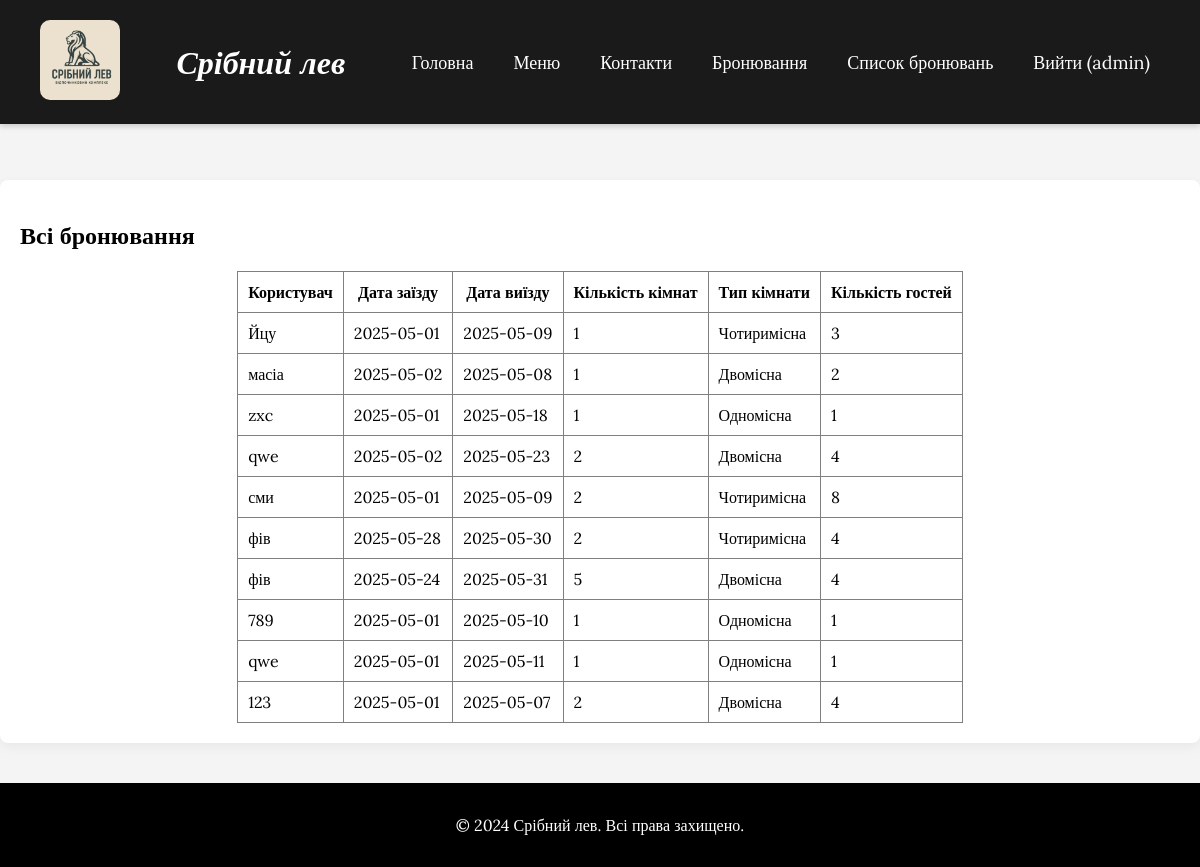
/bookings (signed in), run on an earlier commit of the app's database.
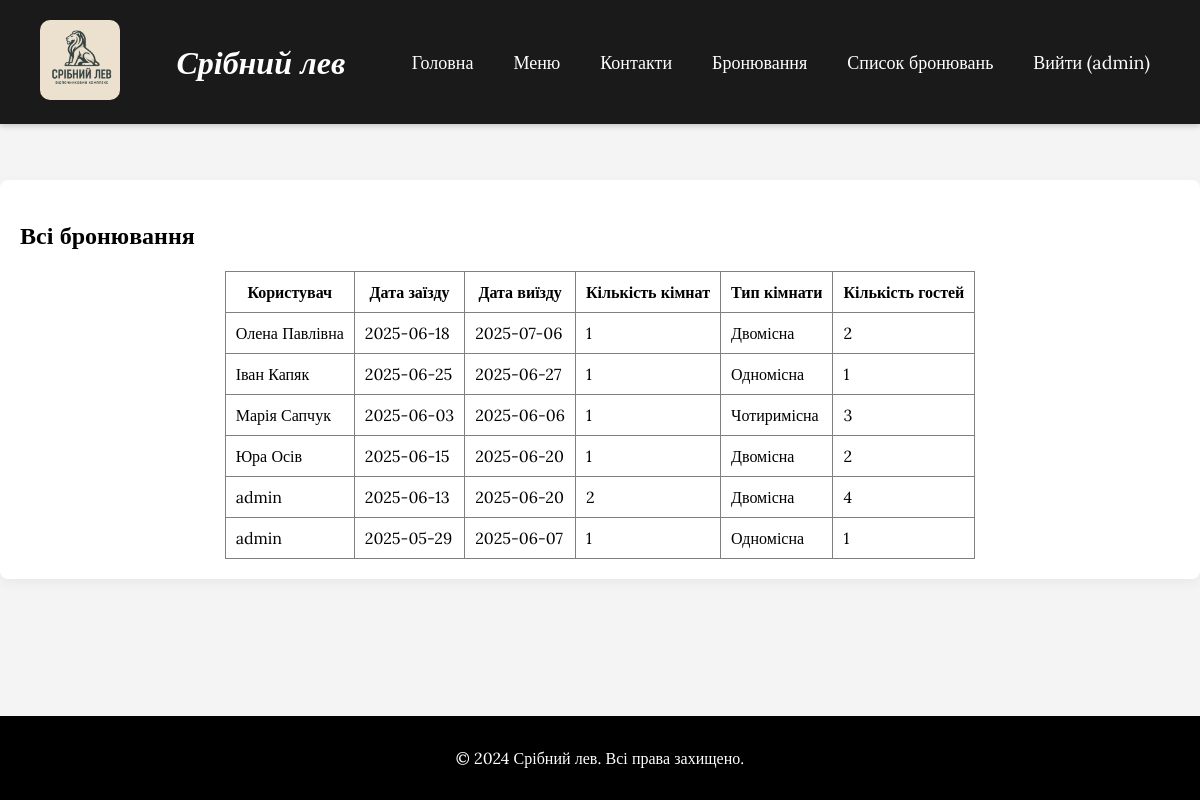
And on a later commit of the database.
### tables this page shows
CREATE TABLE users (
                id INTEGER PRIMARY KEY AUTOINCREMENT,
                username TEXT UNIQUE NOT NULL,
                password TEXT NOT NULL,
                is_admin INTEGER NOT NULL DEFAULT 0
            );

CREATE TABLE reservations (
                id INTEGER PRIMARY KEY AUTOINCREMENT,
                date_from TEXT NOT NULL,
                date_to TEXT NOT NULL,
                rooms INTEGER NOT NULL,
                room_type TEXT NOT NULL,
                guests INTEGER NOT NULL,
                user_id INTEGER,
                FOREIGN KEY (user_id) REFERENCES users(id)
            );

### app.py (the view)
@app.route('/bookings')
@login_required
def bookings():
    if not current_user.is_admin:
        flash("Доступ заборонено!", "danger")
        return redirect(url_for('index'))
    conn = sqlite3.connect(DB)
    c = conn.cursor()
    c.execute('SELECT r.id, r.date_from, r.date_to, r.rooms, r.room_type, r.guests, u.username '
              'FROM reservations r LEFT JOIN users u ON r.user_id = u.id '
              'ORDER BY r.id DESC')
    reservations = c.fetchall()
    conn.close()
    return render_template('bookings.html', reservations=reservations)

### app.py (called while the page is built)
def get_user_by_id(user_id):
    conn = sqlite3.connect(DB)
    c = conn.cursor()
    c.execute("SELECT id, username, is_admin FROM users WHERE id = ?", (user_id,))
    row = c.fetchone()
    conn.close()
    if row:
        return User(row[0], row[1], bool(row[2]))
    return None

@login_manager.user_loader
def load_user(user_id):
    return get_user_by_id(user_id)

### templates/bookings.html (shortened to what this page needs)
{% extends "base.html" %}
{% block content %}
  <section>
    <h2>Всі бронювання</h2>
    {% if reservations %}
      <table border="1" cellpadding="10" cellspacing="0" style="margin: 0 auto; border-collapse: collapse;">
        <thead>
          <tr>
            <th>Користувач</th>
            <th>Дата заїзду</th>
            <th>Дата виїзду</th>
            <th>Кількість кімнат</th>
            <th>Тип кімнати</th>
            <th>Кількість гостей</th>
          </tr>
        </thead>
        <tbody>
          {% for r in reservations %}
          <tr>
            <td>{{ r[6] }}</td>
            <td>{{ r[1] }}</td>
            <td>{{ r[2] }}</td>
            <td>{{ r[3] }}</td>
            <td>{{ r[4] }}</td>
            <td>{{ r[5] }}</td>
          </tr>
          {% endfor %}
        </tbody>
      </table>
    {% else %}
      <p style="text-align: center;">Немає бронювань</p>
    {% endif %}
  </section>
{% endblock %}

### templates/base.html (shortened to what this page needs)
<!DOCTYPE html>
<html lang="uk">
<head>
    <link rel="stylesheet" href="{{ url_for('static', filename='style.css') }}" />
    <link rel="stylesheet" href="https://cdnjs.cloudflare.com/ajax/libs/font-awesome/6.0.0-beta3/css/all.min.css">
<main>
</head>
<body>
    <header>
        <div class="logo-title">
            <img src="{{ url_for('static', filename='images/3ofLMZz.jpg') }}" alt="Логотип" class="logo" />
        </div>
        <div class="header-center">
            <h1 class="site-title">Срібний лев</h1>
        </div>
        <nav>
            <a href="{{ url_for('index') }}">Головна</a>
            <a href="{{ url_for('menu') }}">Меню</a>
            <a href="{{ url_for('contacts') }}">Контакти</a>
            <a href="{{ url_for('reservation') }}">Бронювання</a>
            {% if current_user.is_authenticated %}
                {% if current_user.is_admin %}
                    <a href="{{ url_for('bookings') }}">Список бронювань</a>
                {% else %}
                    <a href="{{ url_for('my_bookings') }}">Мої бронювання</a>
                {% endif %}
                <a href="{{ url_for('logout') }}">Вийти ({{ current_user.username }})</a>
            {% else %}
                <a href="{{ url_for('login') }}">Увійти</a>
            {% endif %}
        </nav>
    </header>
    <main>
        {% block content %}{% endblock %}
    </main>
    <footer>
        <p>&copy; 2024 Срібний лев. Всі права захищено.</p>
    </footer>
</body>
</html>

### static/style.css (style rules this page uses)
body { font-family: Arial, sans-serif; margin: 0; padding: 0; background-color: #f4f4f4; }
header { position: fixed; top: 0; left: 0; width: 100%; z-index: 1000; display: flex; align-items: center; justify-content: space-between; padding: 20px 40px; background-color: #1a1a1a; color: white; box-shadow: 0 2px 6px rgba(0, 0, 0, 0.2); box-sizing: border-box; overflow-x: hidden; }
.logo-title { position: static; }
.logo { width: 80px; height: auto; border-radius: 10px; }
.header-center { flex-grow: 1; text-align: center; }
.site-title { margin: 0; font-size: 2rem; }
nav { display: flex; justify-content: center; gap: 20px; flex-wrap: wrap; }
nav a { color: white; text-decoration: none; font-size: 18px; padding: 6px 10px; border-radius: 4px; transition: background-color 0.3s, color 0.3s; }
section { padding: 20px; max-width: 1200px; margin: 20px auto; background-color: white; border-radius: 8px; box-shadow: 0 4px 12px rgba(0, 0, 0, 0.05); }
footer { background-color: #1a1a1a; color: white; text-align: center; padding: 10px; margin-top: 20px; }
main { padding-top: 80px; }
html, body { margin: 0; padding: 0; min-height: 100vh; display: flex; flex-direction: column; }
footer { background-color: #000; color: white; text-align: center; padding: 10px 0; width: 100%; }
html, body { margin: 0; padding: 0; height: 100%; overflow-x: hidden; }

### templates/base.html (style rules this page uses)
html, body { height: 100%; margin: 0; }
body { display: flex; flex-direction: column; font-family: 'Lora', serif; }
main { flex: 1; padding-top: 80px; box-sizing: border-box; }
footer { background-color: black; color: white; text-align: center; padding: 1em 0; width: 100%; }
.site-title { font-family: 'Lora', serif; font-weight: 600; font-style: italic; }

What changed in the data, as far as the page shows it:
removed reservations: username "Йцу", date_from "2025-05-01", date_to "2025-05-09", rooms "1", room_type "Чотиримісна", guests "3"
removed reservations: username "масіа", date_from "2025-05-02", date_to "2025-05-08", rooms "1", room_type "Двомісна", guests "2"
removed reservations: username "zxc", date_from "2025-05-01", date_to "2025-05-18", rooms "1", room_type "Одномісна", guests "1"
removed reservations: username "qwe", date_from "2025-05-02", date_to "2025-05-23", rooms "2", room_type "Двомісна", guests "4"
changed reservations: username "сми" → "Олена Павлівна"; date_from "2025-05-01" → "2025-06-18"; date_to "2025-05-09" → "2025-07-06"; rooms "2" → "1"; room_type "Чотиримісна" → "Двомісна"; guests "8" → "2"
changed reservations: username "фів" → "Іван Капяк"; date_from "2025-05-28" → "2025-06-25"; date_to "2025-05-30" → "2025-06-27"; rooms "2" → "1"; room_type "Чотиримісна" → "Одномісна"; guests "4" → "1"
changed reservations: username "фів" → "Марія Сапчук"; date_from "2025-05-24" → "2025-06-03"; date_to "2025-05-31" → "2025-06-06"; rooms "5" → "1"; room_type "Двомісна" → "Чотиримісна"; guests "4" → "3"
changed reservations: username "789" → "Юра Осів"; date_from "2025-05-01" → "2025-06-15"; date_to "2025-05-10" → "2025-06-20"; room_type "Одномісна" → "Двомісна"; guests "1" → "2"
changed reservations (number 5 of 6 on the later page): username "qwe" → "admin"; date_from "2025-05-01" → "2025-06-13"; date_to "2025-05-11" → "2025-06-20"; rooms "1" → "2"; room_type "Одномісна" → "Двомісна"; guests "1" → "4"
changed reservations (number 6 of 6 on the later page): username "123" → "admin"; date_from "2025-05-01" → "2025-05-29"; date_to "2025-05-07" → "2025-06-07"; rooms "2" → "1"; room_type "Двомісна" → "Одномісна"; guests "4" → "1"
